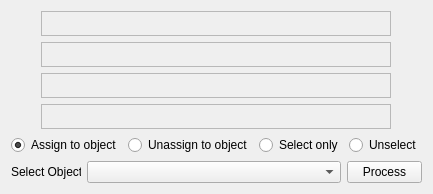
           <widget class="QWidget" name="processWithSelectedPointsTab">
            <attribute name="title">
             <string>Process with selected points</string>
            </attribute>
            <layout class="QGridLayout" name="gridLayout_4">
             <item row="0" column="0">
              <layout class="QGridLayout" name="gridLayout">
               <item row="0" column="0">
                <widget class="QFrame" name="visibleObjectClassesFrame">
                 <property name="minimumSize">
                  <size>
                   <width>350</width>
                   <height>25</height>
                  </size>
                 </property>
                 <property name="frameShape">
                  <enum>QFrame::StyledPanel</enum>
                 </property>
                 <property name="frameShadow">
                  <enum>QFrame::Raised</enum>
                 </property>
                </widget>
               </item>
               <item row="1" column="0">
                <widget class="QFrame" name="visibleObjectsFrame">
                 <property name="minimumSize">
                  <size>
                   <width>350</width>
                   <height>25</height>
                  </size>
                 </property>
                 <property name="frameShape">
                  <enum>QFrame::StyledPanel</enum>
                 </property>
                 <property name="frameShadow">
                  <enum>QFrame::Raised</enum>
                 </property>
                </widget>
               </item>
               <item row="2" column="0">
                <widget class="QFrame" name="lockedObjectClassesFrame">
                 <property name="sizePolicy">
                  <sizepolicy hsizetype="Maximum" vsizetype="Preferred">
                   <horstretch>0</horstretch>
                   <verstretch>0</verstretch>
                  </sizepolicy>
                 </property>
                 <property name="minimumSize">
                  <size>
                   <width>350</width>
                   <height>25</height>
                  </size>
                 </property>
                 <property name="frameShape">
                  <enum>QFrame::StyledPanel</enum>
                 </property>
                 <property name="frameShadow">
                  <enum>QFrame::Raised</enum>
                 </property>
                </widget>
               </item>
               <item row="3" column="0">
                <widget class="QFrame" name="lockedObjectsFrame">
                 <property name="minimumSize">
                  <size>
                   <width>350</width>
                   <height>25</height>
                  </size>
                 </property>
                 <property name="frameShape">
                  <enum>QFrame::StyledPanel</enum>
                 </property>
                 <property name="frameShadow">
                  <enum>QFrame::Raised</enum>
                 </property>
                </widget>
               </item>
              </layout>
             </item>
             <item row="1" column="0">
              <layout class="QHBoxLayout" name="horizontalLayout_2">
               <item>
                <widget class="QRadioButton" name="assignToObjectRadioButton">
                 <property name="text">
                  <string>Assign to object</string>
                 </property>
                 <property name="checked">
                  <bool>true</bool>
                 </property>
                </widget>
               </item>
               <item>
                <widget class="QRadioButton" name="unassignToObjectRadioButton">
                 <property name="text">
                  <string>Unassign to object</string>
                 </property>
                </widget>
               </item>
               <item>
                <widget class="QRadioButton" name="selectOnlyObjectRadioButton">
                 <property name="text">
                  <string>Select only</string>
                 </property>
                </widget>
               </item>
               <item>
                <widget class="QRadioButton" name="unselectObjectRadioButton">
                 <property name="text">
                  <string>Unselect</string>
                 </property>
                </widget>
               </item>
              </layout>
             </item>
             <item row="2" column="0">
              <layout class="QHBoxLayout" name="horizontalLayout">
               <item>
                <widget class="QLabel" name="label_3">
                 <property name="minimumSize">
                  <size>
                   <width>70</width>
                   <height>0</height>
                  </size>
                 </property>
                 <property name="maximumSize">
                  <size>
                   <width>70</width>
                   <height>16777215</height>
                  </size>
                 </property>
                 <property name="text">
                  <string>Select Object:</string>
                 </property>
                </widget>
               </item>
               <item>
                <widget class="QComboBox" name="selectObjectComboBox"/>
               </item>
               <item>
                <widget class="QPushButton" name="processSelectedObjectPointsPushButton">
                 <property name="minimumSize">
                  <size>
                   <width>75</width>
                   <height>0</height>
                  </size>
                 </property>
                 <property name="maximumSize">
                  <size>
                   <width>75</width>
                   <height>16777215</height>
                  </size>
                 </property>
                 <property name="text">
                  <string>Process</string>
                 </property>
                </widget>
               </item>
              </layout>
             </item>
            </layout>
           </widget>
